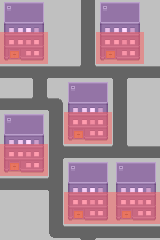

A level layout from a 2D game, rendered from its tile map. Below: a short description, then the map file with its tile-grid data intact:
An orthogonal 10x15 tile map with 16x16 px tiles, 2 tile layers (tiles, solid).

<map version="1.0" orientation="orthogonal" renderorder="right-down" width="10" height="15" tilewidth="16" tileheight="16" nextobjectid="1">
 <tileset firstgid="1" name="tiles" tilewidth="16" tileheight="16">
  <image source="tiles.png" trans="000000" width="320" height="80" />
 </tileset>
 <layer name="tiles" width="10" height="15">
  <data encoding="csv">
9,10,11,22,22,21,9,10,11,22,
29,30,31,22,22,21,29,30,31,22,
49,50,51,22,22,21,49,50,51,22,
69,70,71,22,22,21,69,70,71,22,
2,2,3,2,2,83,2,3,2,2,
22,22,21,22,9,10,11,21,22,22,
2,2,83,5,29,30,31,21,22,22,
9,10,11,21,49,50,51,21,22,22,
29,30,31,21,69,70,71,21,22,22,
49,50,51,41,2,2,2,83,2,2,
69,70,71,21,9,10,11,9,10,11,
2,2,2,45,29,30,31,29,30,31,
22,22,22,21,49,50,51,49,50,51,
22,22,22,21,69,70,71,69,70,71,
22,22,22,81,2,3,2,2,2,2
</data>
 </layer>
 <layer name="solid" width="10" height="15" opacity="0.5">
  <data encoding="csv">
0,0,0,0,0,0,0,0,0,0,
0,0,0,0,0,0,0,0,0,0,
88,88,88,0,0,0,88,88,88,0,
88,88,88,0,0,0,88,88,88,0,
0,0,0,0,0,0,0,0,0,0,
0,0,0,0,0,0,0,0,0,0,
0,0,0,0,0,0,0,0,0,0,
0,0,0,0,88,88,88,0,0,0,
0,0,0,0,88,88,88,0,0,0,
88,88,88,0,0,0,0,0,0,0,
88,88,88,0,0,0,0,0,0,0,
0,0,0,0,0,0,0,0,0,0,
0,0,0,0,88,88,88,88,88,88,
0,0,0,0,88,88,88,88,88,88,
0,0,0,0,0,0,0,0,0,0
</data>
 </layer>
</map>